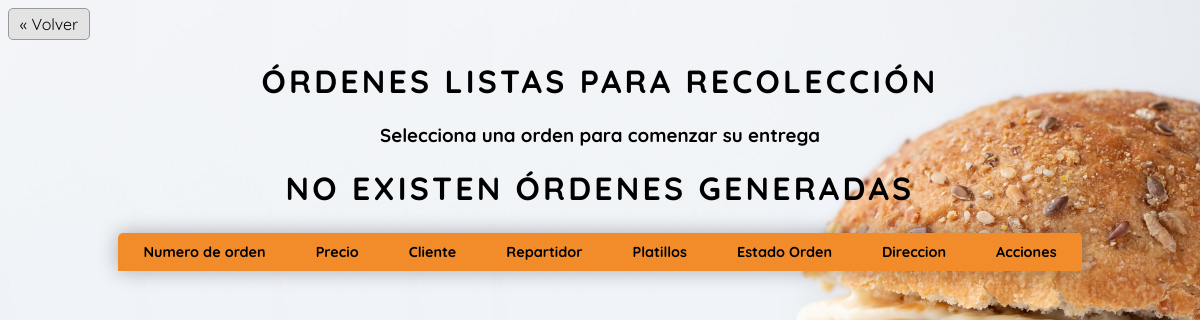
Before: /repartidor/ordenes-para-recoleccion/ (signed in) with the older database file.
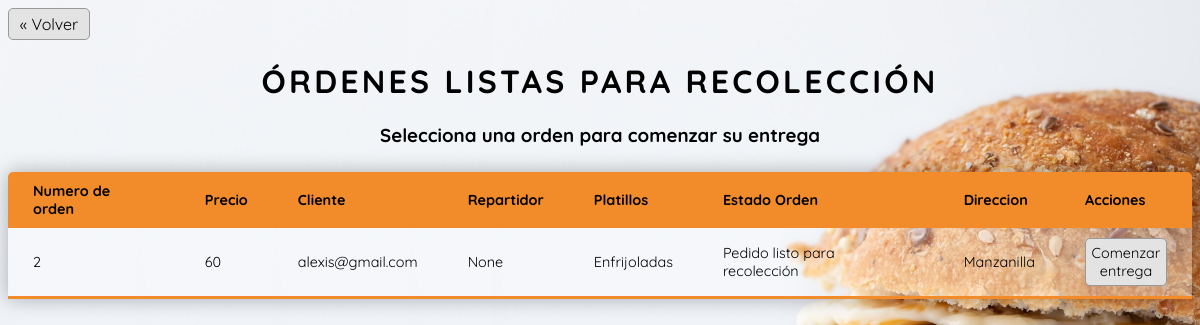
After: the same page with the newer database file.
### administrador/models.py (models this page shows)
class Orden(models.Model):
	id_orden = models.AutoField(primary_key=True)
	precio_orden = models.IntegerField(null=False, default = 0)
	id_cliente_orden = models.ForeignKey('cliente.Cliente', on_delete=models.SET_DEFAULT, default=0)
	id_repartidor_orden = models.ForeignKey('repartidor.Repartidor',on_delete= models.SET_NULL, blank =True,  null=True)
	id_platillo_orden  = models.ManyToManyField('platillo.Platillo', null=True)
	id_estado_orden =    models.ForeignKey('EstadoOrden',  on_delete=models.SET_DEFAULT, default=0)
	direccion_entrega_orden  = models.ForeignKey('cliente.Direccion', null=True, on_delete=models.CASCADE)
	class Meta:
		db_table = 'orden'
		verbose_name_plural = "Ordenes"

class EstadoOrden(models.Model):
	id_estado = models.IntegerField(primary_key=True)
	descripcion_estado = models.CharField(max_length=30)
	class Meta:
		db_table = 'estado_orden'
		verbose_name_plural = "EstadosOrden"
	def __str__(self):
		return '{}'.format(self.descripcion_estado)

### cliente/models.py (models this page shows)
class Cliente(models.Model):
    user_cliente = models.OneToOneField(
        User, on_delete=models.CASCADE, unique=True)
    id_cliente = models.AutoField(primary_key=True, db_column='id_cliente')
    nombre_cliente = models.CharField(max_length=64)
    apellido_pa_cliente = models.CharField(max_length=100)
    apellido_ma_cliente = models.CharField(max_length=100)
    telefono_cliente = models.CharField(max_length=10)
    def __str__(self):
        return str(self.user_cliente)
    class Meta:
        db_table = 'cliente'
        verbose_name_plural = "Clientes"

class Direccion(models.Model):
    id_direccion = models.AutoField(primary_key=True)
    id_cliente = models.ForeignKey(Cliente, models.DO_NOTHING)
    descripcion_direccion = models.CharField(max_length=200)
    class Meta:
        db_table = 'direccion'
        verbose_name_plural = "Direcciones"
        unique_together = (('id_cliente', 'descripcion_direccion'))
    def __str__(self):
        return '{}'.format(self.descripcion_direccion)

### platillo/models.py (models this page shows, shortened)
class Platillo(models.Model):
    id = models.AutoField(primary_key=True)
    nombre = models.CharField(max_length=200, unique=True)
    descripcion = models.CharField(max_length=500, null=True)
    precio = models.FloatField(null=False, default=0)
    imagen = models.ImageField(null=True, upload_to=directorio_imagen)
    categoria = models.ForeignKey(
        'categoria.Categoria', on_delete=models.CASCADE)
    def __str__(self):
        return self.nombre
    class Meta:
        db_table = 'platillo'
        verbose_name_plural = "Platillos"

### repartidor/views.py (the view)
# urls.py: path("ordenes-para-recoleccion/", ordenes_para_recoleccion, name="ordenes_para_recoleccion"),
@staff_member_required
def ordenes_para_recoleccion(request):
    ordenes_recoleccion = Orden.objects.filter(id_estado_orden=3).order_by('id_orden')
    contexto = {'ordenes' : ordenes_recoleccion}
    return render(request, "repartidor/ordenes_para_recoleccion.html", contexto)

### templates/repartidor/ordenes_para_recoleccion.html (shortened to what this page needs)
{% load static %}
<!DOCTYPE html>
<html>
<head>
    <link rel="stylesheet" href="{% static 'css/ordenes/tabla_ordenes.css' %}">
    <link rel="stylesheet" href="{% static 'css/ordenes/ordenes_repartidor.css' %}">
</head>
<body>
    <div class="boton">
            <a id="boton-volver" href="{% url 'repartidor:index_repartidor' %}">&laquo; Volver</a>
    </div>
    <div class="contenedor">
        <h1 id="bienvenida">Órdenes listas para recolección</h1>
        <h3>Selecciona una orden para comenzar su entrega</h3>
        <table class="content-table">
        	<thead>
        		<tr>
        			<td>Numero de orden</td>
        			<td>Precio</td>
        			<td>Cliente</td>
        			<td>Repartidor</td>
        			<td>Platillos</td>
        			<td>Estado Orden</td>
        			<td>Direccion</td>
        			<td>Acciones</td>
        		</tr>
        	</thead>
        	<tbody>
        		{% if ordenes %}
        		{% for orden in ordenes%}
        		<tr>
        			<td>{{orden.id_orden}}</td>
        			<td>{{orden.precio_orden}}</td>
        			<td>{{orden.id_cliente_orden}}</td>
        			<td>{{orden.id_repartidor_orden}}</td>
        			<td>
        			{% for platillo in orden.id_platillo_orden.all %}
        				{{platillo}}
        			{% endfor %}
        			</td>
        			<td>{{orden.id_estado_orden}}</td>
        			<td>{{orden.direccion_entrega_orden}}</td>
        			<td>
        				<a class="boton-accion-repartidor" href="{% url 'repartidor:comenzar_entrega' orden.id_orden %}">Comenzar entrega</a>
        			</td>
        		</tr>
        		{% endfor %}
        		{% else %}
        		<h1>No existen órdenes generadas</h1>
        		{% endif %}
        	</tbody>
        </table>
    </div>
</body>
</html>

### static/css/ordenes/tabla_ordenes.css (style rules this page uses)
html, body { font-family: 'Quicksand', sans-serif; }
body { -webkit-background-size: cover; -moz-background-size: cover; -o-background-size: cover; background-size: cover; }
h1 { text-align: center; text-transform: uppercase; letter-spacing: .1em; }
h3 { text-align: center; }
a { text-decoration: none; color: inherit; }
.content-table { border-collapse: collapse; border-radius: 5px 5px 0 0; overflow: hidden; margin: 25px auto; font-size: 0.9em; min-width: 400px; box-shadow: 0 0 20px rgba(0, 0, 0, 0.3); }
.content-table thead tr { background-color: #f28b2a; font-weight: bold; text-align: left; }
.content-table td { padding: 10px 25px; }
.content-table tbody tr { border-bottom: 1px solid #9a9a9a; background-color: rgba(255, 255, 255, 0.3); }
.content-table tbody tr:last-of-type { border-bottom: 3px solid #f28b2a; }
#boton-volver { display: inline-block; background-color: #e3e3e3; border: 1px solid #999999; border-radius: 5px; width: 80px; height: 25px; text-align: center; padding-top: 5px; }

### static/css/ordenes/ordenes_repartidor.css (style rules this page uses)
body { background-image: url("/static/imagenes/Repartidor2.png"); }
.boton-accion-repartidor { display: inline-block; background-color: #e3e3e3; border: 1px solid #999999; border-radius: 5px; width: 80px; height: fit-content; text-align: center; padding: 5px 0; }

Changed rows visible on the page:
added Orden: id_orden "2", precio_orden "60", id_cliente_orden "alexis@gmail.com", id_repartidor_orden "None", id_estado_orden "Pedido listo para recolección", direccion_entrega_orden "Manzanilla"
now on this page (row unchanged): Platillo: nombre "Enfrijoladas"
Other visible differences:
text no longer shown: "NO EXISTEN ÓRDENES GENERADAS"
